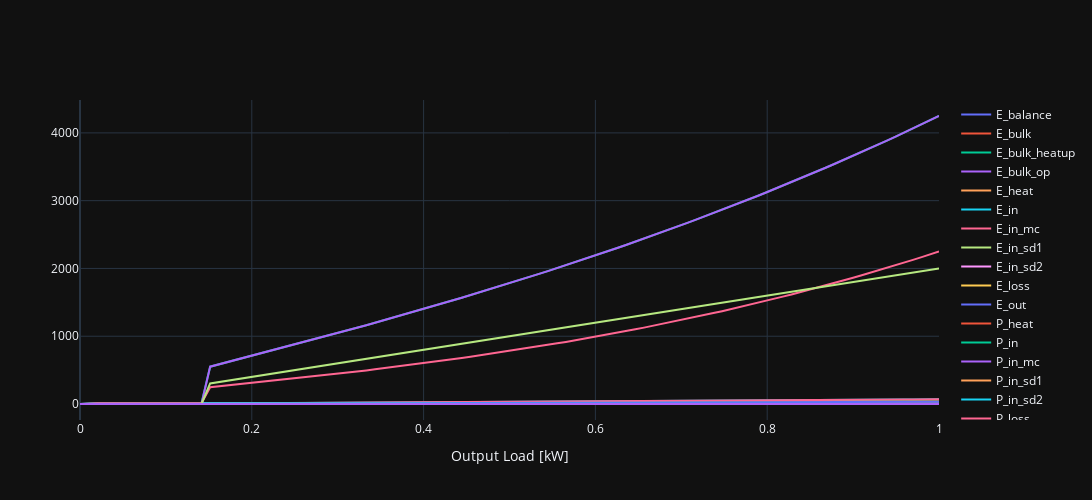

Notebook cell for this chart:
### Markdown cell above
## Calculation of stationary states

### Code cell
# Result DataFrame Initialization
state_parms = [a for a in dir(ECCState()) if not a.startswith('__')]
df1 = pd.DataFrame(columns=state_parms)
df1.loc[0] = vars(ECCState())

# Run different stationary cases for target output load
targets = np.linspace(0, 1., 100)

for ct, t in enumerate(targets):
    # Initialization of component
    C1_state = ECCState()
    C1 = EnergyConversionComponent(par=component,
                                   ts=1,
                                   state=copy.deepcopy(C1_state))
    C1.apply_control_stationary(t)
    df1.loc[ct + 1] = vars(C1.state)
    df1.loc[ct + 1, "Target"] = t

# Create traces
fig = go.Figure()

# Create traces
for cl in df1.columns:
    fig.add_trace(go.Scatter(x=df1.Target[1:], y=df1[cl][1:],
                             mode='lines',
                             name=cl))
fig.update_layout(xaxis_title="Output Load [kW]",
                  # yaxis_title="Y Axis Title",
                  )
fig.update_layout(
    autosize=False,
    width=1400,
    height=500)
fig.show()
